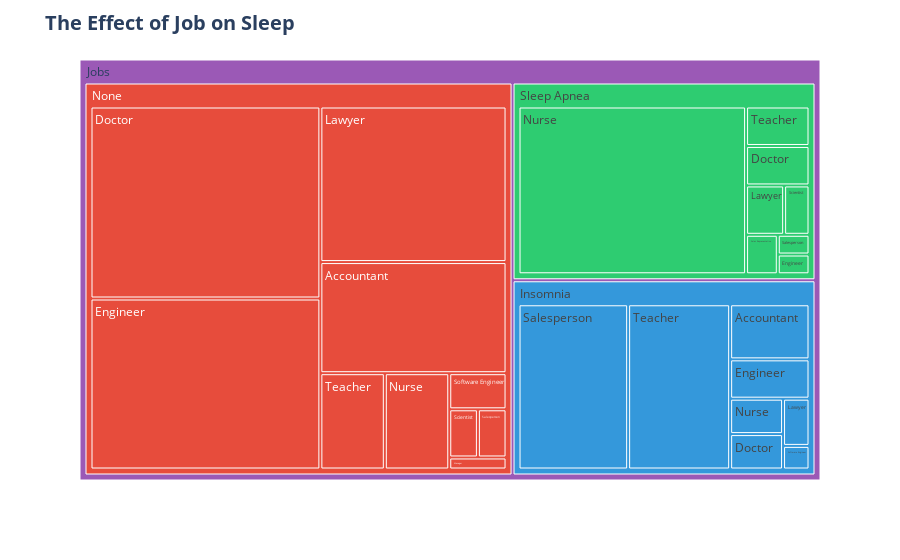

The notebook cell saved with this chart:
### Code cell
fig = px.treemap(df, path=[px.Constant('Jobs'), 'Sleep Disorder', 'Occupation'],
                 color='Sleep Disorder',
                 color_discrete_sequence=['#3498db', '#e74c3c', '#2ecc71', '#9b59b6'])

fig.update_layout(title='<b>The Effect of Job on Sleep</b>',
                  title_font={'size': 20})

fig.show()

### Figure 1 — Plotly figure (JSON) as saved in the notebook; plotly's stock layout.template omitted (floating-point values rounded to 4 significant figures)
{"data": [{"branchvalues": "total", "customdata": [["Insomnia"], ["None"], ["Sleep Apnea"], ["Insomnia"], ["None"], ["Insomnia"], ["Sleep Apnea"], ["None"], ["Insomnia"], ["None"], ["Insomnia"], ["Sleep Apnea"], ["None"], ["Sleep Apnea"], ["Sleep Apnea"], ["None"], ["Insomnia"], ["None"], ["Sleep Apnea"], ["None"], ["Insomnia"], ["Sleep Apnea"], ["Insomnia"], ["None"], ["Sleep Apnea"], ["(?)"], ["Insomnia"], ["None"], ["Sleep Apnea"], ["None"]], "domain": {"x": [0, 1], "y": [0, 1]}, "hovertemplate": "labels=%{label}<br>count=%{value}<br>parent=%{parent}<br>id=%{id}<br>Sleep Disorder=%{customdata[0]}<extra></extra>", "ids": ["Jobs/Insomnia/Engineer", "Jobs/None/Engineer", "Jobs/Sleep Apnea/Salesperson", "Jobs/Insomnia/Accountant", "Jobs/None", "Jobs/Insomnia", "Jobs/Sleep Apnea/Teacher", "Jobs/None/Teacher", "Jobs/Insomnia/Teacher", "Jobs/None/Software Engineer", "Jobs/Insomnia/Software Engineer", "Jobs/Sleep Apnea/Scientist", "Jobs/None/Scientist", "Jobs/Sleep Apnea/Sales Representative", "Jobs/Sleep Apnea/Nurse", "Jobs/None/Nurse", "Jobs/Insomnia/Nurse", "Jobs/None/Manager", "Jobs/Sleep Apnea/Lawyer", "Jobs/None/Lawyer", "Jobs/Insomnia/Lawyer", "Jobs/Sleep Apnea/Engineer", "Jobs/Insomnia/Doctor", "Jobs/None/Accountant", "Jobs/Sleep Apnea", "Jobs", "Jobs/Insomnia/Salesperson", "Jobs/None/Salesperson", "Jobs/Sleep Apnea/Doctor", "Jobs/None/Doctor"], "labels": ["Engineer", "Engineer", "Salesperson", "Accountant", "None", "Insomnia", "Teacher", "Teacher", "Teacher", "Software Engineer", "Software Engineer", "Scientist", "Scientist", "Sales Representative", "Nurse", "Nurse", "Nurse", "Manager", "Lawyer", "Lawyer", "Lawyer", "Engineer", "Doctor", "Accountant", "Sleep Apnea", "Jobs", "Salesperson", "Salesperson", "Doctor", "Doctor"], "marker": {"colors": ["#3498db", "#e74c3c", "#2ecc71", "#3498db", "#e74c3c", "#3498db", "#2ecc71", "#e74c3c", "#3498db", "#e74c3c", "#3498db", "#2ecc71", "#e74c3c", "#2ecc71", "#2ecc71", "#e74c3c", "#3498db", "#e74c3c", "#2ecc71", "#e74c3c", "#3498db", "#2ecc71", "#3498db", "#e74c3c", "#2ecc71", "#9b59b6", "#3498db", "#e74c3c", "#2ecc71", "#e74c3c"]}, "name": "", "parents": ["Jobs/Insomnia", "Jobs/None", "Jobs/Sleep Apnea", "Jobs/Insomnia", "Jobs", "Jobs", "Jobs/Sleep Apnea", "Jobs/None", "Jobs/Insomnia", "Jobs/None", "Jobs/Insomnia", "Jobs/Sleep Apnea", "Jobs/None", "Jobs/Sleep Apnea", "Jobs/Sleep Apnea", "Jobs/None", "Jobs/Insomnia", "Jobs/None", "Jobs/Sleep Apnea", "Jobs/None", "Jobs/Insomnia", "Jobs/Sleep Apnea", "Jobs/Insomnia", "Jobs/None", "Jobs", "", "Jobs/Insomnia", "Jobs/None", "Jobs/Sleep Apnea", "Jobs/None"], "type": "treemap", "values": [5, 57, 1, 7, 219, 77, 4, 9, 27, 3, 1, 2, 2, 2, 61, 9, 3, 1, 3, 42, 2, 1, 3, 30, 78, 374, 29, 2, 4, 64]}], "layout": {"legend": {"tracegroupgap": 0}, "margin": {"t": 60}, "title": {"font": {"size": 20}, "text": "<b>The Effect of Job on Sleep</b>"}, "treemapcolorway": ["#3498db", "#e74c3c", "#2ecc71", "#9b59b6"]}}
